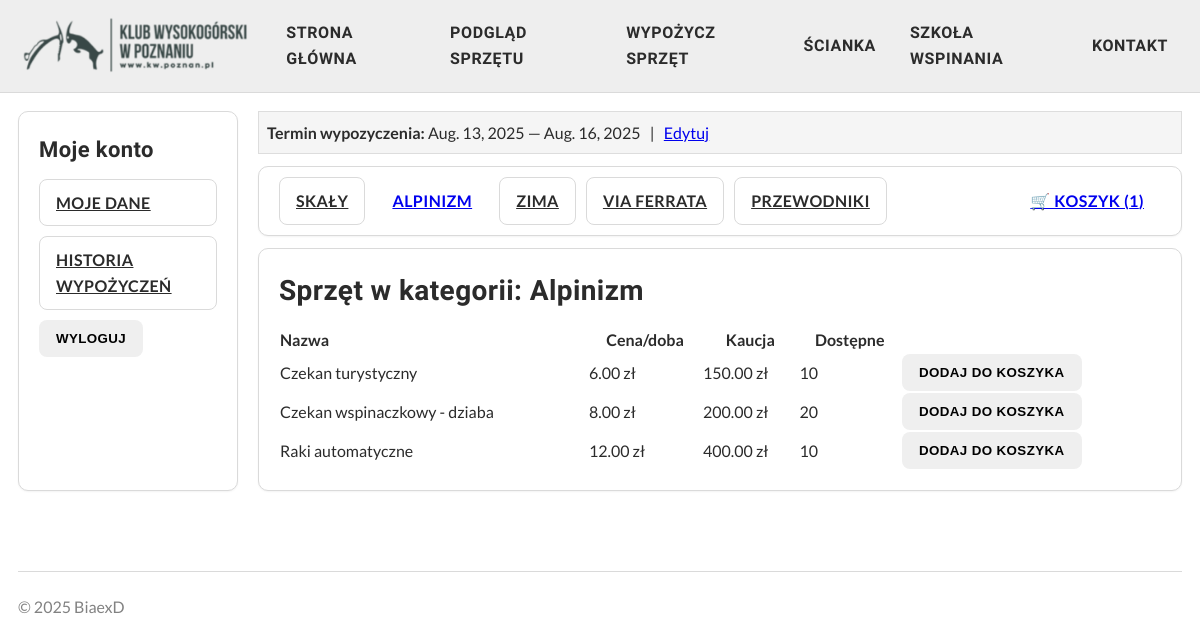
/category/3/ (signed in), run on the app's committed database.
### rentals/models.py (models this page shows, shortened)
class Cart(models.Model):
    user = models.ForeignKey(settings.AUTH_USER_MODEL, on_delete=models.CASCADE)
    start_date = models.DateField()
    end_date = models.DateField()
    created_at = models.DateTimeField(auto_now_add=True)
    is_active = models.BooleanField(default=True)

class Category(models.Model):
    name = models.CharField(max_length=100)
    description = models.TextField(blank=True)

class Equipment(models.Model):
    name = models.CharField(max_length=200)
    category = models.ForeignKey(Category, on_delete=models.CASCADE)
    description = models.TextField(blank=True)
    quantity = models.PositiveIntegerField()
    total_quantity = models.PositiveIntegerField(default=0)
    price_per_day = models.DecimalField(max_digits=5, decimal_places=2)
    deposit = models.DecimalField(max_digits=5, decimal_places=2)

### rentals/views.py (the view)
# urls.py: path('category/<int:category_id>/', views.category_detail, name='category_detail'),
def category_detail(request, category_id):
    category = get_object_or_404(Category, pk=category_id)
    categories = Category.objects.all()
    cart = get_active_cart(request.user)
    if not cart:
        messages.error(request, "Najpierw wybierz daty wypozyczenia sprzetu!")
        return redirect('select_dates')
    cart_count = cart.cartitem_set.count()
    available_equipment = []
    for equipment in Equipment.objects.filter(category=category):
        free = available_on_dates(equipment, request.user)
        if free > 0:
            available_equipment.append({
                'equipment': equipment,
                'available': free,
            })
    context = {
        'category': category,
        'categories': categories,
        'equipment_list': available_equipment,
        'cart': cart,
        'cart_count': cart_count,
        'active_cart': category,
    }
    return render(request, 'rentals/category_detail.html', context)

### rentals/context_processors.py (called while the page is built)
def cart_info(request):
    count = 0
    rental_period = None
    has_active_cart = False
    if not request.user.is_authenticated:
        return {
            'cart_count': count,
            'rental_period': rental_period,
            'has_active_cart': has_active_cart,
        }
    cart = Cart.objects.filter(user=request.user, is_active=True).first()
    if cart:
        count = CartItem.objects.filter(cart=cart).count()
        rental_period = {
            'start_date': cart.start_date,
            'end_date': cart.end_date,
        }
        has_active_cart = True
    return {
        'cart_count': count,
        'rental_period': rental_period,
        'has_active_cart': has_active_cart,
    }

### rentals/views.py (called while the page is built)
def get_active_cart(user):
    return Cart.objects.filter(user=user, is_active=True).first()

def available_on_dates(equipment, user):
    cart = get_active_cart(user)
    if not cart:
        return 0
    start = cart.start_date
    end = cart.end_date
    reserved_from_rentals = (
        RentalItem.objects.filter(
            equipment=equipment,
            rental__status__in=['pending', 'active'],
            rental__start_date__lte=end,
            rental__end_date__gte=start,
        ).aggregate(total=Sum('quantity'))['total'] or 0
    )
    in_my_cart_now = (
        CartItem.objects.filter(
            cart=cart,
            equipment=equipment,
        ).aggregate(total=Sum('quantity'))['total'] or 0
    )
    free = equipment.total_quantity - reserved_from_rentals - in_my_cart_now
    return max(0, free)

### rentals/templates/rentals/category_detail.html (shortened to what this page needs)
{% extends 'base.html' %}
{% load static %}
{% block content %}
  <div style="display:grid; grid-template-columns: 220px 1fr; gap:20px; max-width:1200px; margin:auto;">
    {% include "partials/_leftbar.html" %}
    <main>
      {% include "rentals/_rental_period_bar.html" %}
      {% include "partials/_categorybar.html" with active_category=category %}
      <div class="card" style="padding:20px; margin-top:12px;">
        <h2>Sprzęt w kategorii: {{ category.name }}</h2>
        {% if equipment_list %}
          <table style="width:100%; border-collapse:collapse; margin-top:10px;">
            <thead>
              <tr>
                <th style="text-align:left;">Nazwa</th>
                <th>Cena/doba</th>
                <th>Kaucja</th>
                <th>Dostępne</th>
                <th></th>
              </tr>
            </thead>
            <tbody>
              {% for item in equipment_list %}
                <tr>
                  <td>{{ item.equipment.name }}</td>
                  <td>{{ item.equipment.price_per_day }} zł</td>
                  <td>{{ item.equipment.deposit }} zł</td>
                  <td>{{ item.available }}</td>
                  <td>
                    <form action="{% url 'add_to_cart' item.equipment.pk %}" method="post" style="display:inline;">
                      <button type="submit" class="btn btn--primary">Dodaj do koszyka</button>
                    </form>
                  </td>
                </tr>
              {% endfor %}
            </tbody>
          </table>
        {% else %}
          <p>Brak sprzętu w tej kategorii.</p>
        {% endif %}
      </div>
    </main>
  </div>
{% endblock %}

### rentals/templates/rentals/_rental_period_bar.html
{% if has_active_cart and rental_period %}
<div style="background:#f5f5f5; padding:8px; margin-bottom:12px; border:1px solid #ddd;">
  <strong>Termin wypozyczenia:</strong>
  {{ rental_period.start_date }} — {{ rental_period.end_date }}
  &nbsp; | &nbsp;
  <a href="{% url 'select_dates' %}?edit=1">Edytuj</a>
</div>
{% endif %}

### templates/partials/_categorybar.html
<div class="card" style="display:flex; align-items:center; justify-content:space-between; padding:10px 20px; margin:12px 0; flex-wrap:wrap; gap:10px;">
  <div style="display:flex; gap:10px; flex-wrap:wrap;">
    {% for category in categories %}
      <a
        href="{% url 'category_detail' category.id %}"
        class="btn {% if active_category and active_category.id == category.id %}btn--primary{% else %}btn--ghost{% endif %}">
        {{ category.name }}
      </a>
    {% endfor %}
  </div>
  <div>
    <a href="{% url 'cart' %}" class="btn btn--primary">
      🛒 Koszyk ({{ cart_count }})
    </a>
  </div>
</div>

### static/css/base.css (style rules this page uses)
:root { --brand:#32c24a; --brand-dark:#28a53d; --bg:#ffffff; --header-bg:#eeeeee; --text:#2b2b2b; --muted:#828282; --border:#dadada; --radius:10px; --space:18px; --space-sm:10px; --space-lg:28px; }
* { box-sizing:border-box }
html,body { height:100% }
body.kw-body { margin:0;background:var(--bg);color:var(--text); font:16px/1.6 "Lato",system-ui,-apple-system,Segoe UI,Roboto,Arial,sans-serif; }
h1,h2,h3,h4 { font-family:"Oswald",sans-serif; letter-spacing:.4px; margin:0 0 12px }
h2 { font-size:28px }
.card { background:#fff;border:1px solid var(--border);border-radius:var(--radius);padding:var(--space);box-shadow:0 1px 2px rgba(0,0,0,.05) }
.btn { display:inline-flex;align-items:center;gap:8px;padding:10px 16px;border-radius:8px;border:1px solid transparent;font-weight:700;text-transform:uppercase;letter-spacing:.4px;cursor:pointer }
.btn--ghost { background:#fff;border-color:var(--border);color:var(--text) }

### data on the page
Cart: start_date "Aug. 13, 2025", end_date "Aug. 16, 2025"
Category: name "SKAŁY"
Category: name "ALPINIZM", name "Alpinizm"
Category: name "ZIMA"
Category: name "VIA FERRATA"
Category: name "PRZEWODNIKI"
Equipment: equipment.name "Czekan turystyczny", equipment.price_per_day "6.00", equipment.deposit "150.00", available "10"
Equipment: equipment.name "Czekan wspinaczkowy - dziaba", equipment.price_per_day "8.00", equipment.deposit "200.00", available "20"
Equipment: equipment.name "Raki automatyczne", equipment.price_per_day "12.00", equipment.deposit "400.00", available "10"

### other printed values
{{ cart_count }} "1"
